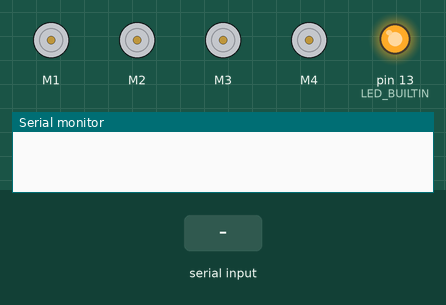
Recording of a program running on a simulated Arduino Uno, built with avr-gcc and run on an emulated ATmega328P. Shown: 4 × DC motor (green arrow = forward, orange = backward, longer = faster), output pins drawn as LEDs (lit = HIGH), the last lines printed to the serial monitor. The test bench sets the inputs (shaded band).

Above: at 0.01 s.
At 1.6 s:
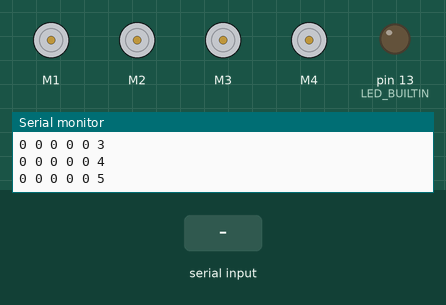
1.7 s: "<0>" received over Serial
Timing chart, 0 to 4.7 s (numbered marks = the images above; inputs shaded):
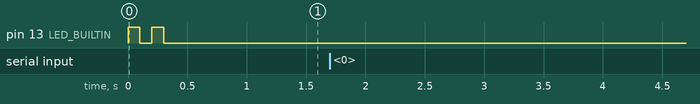

The program:

main.cpp
```cpp
#include "Arduino.h"
#include <AFMotor.h>

AF_DCMotor motor1(1, MOTOR12_1KHZ);
AF_DCMotor motor2(2, MOTOR12_1KHZ);
AF_DCMotor motor3(3, MOTOR34_1KHZ);
AF_DCMotor motor4(4, MOTOR34_1KHZ);

int motor1Speed = 0;
int motor2Speed = 0;
int motor3Speed = 0;
int motor4Speed = 0;

int iter = 0;

int mapSpeed(int speed)
{

  int mapped = (speed / 100.0F) * 255;
  if (mapped > 255)
  {
    mapped = 255;
  }
  return mapped;
}

const byte numChars = 32;
char receivedChars[numChars];

boolean newData = false;

void recvWithStartEndMarkers()
{
  static boolean recvInProgress = false;
  static byte ndx = 0;
  char startMarker = '<';
  char endMarker = '>';
  char rc;

  while (Serial.available() > 0 && newData == false)
  {
    rc = Serial.read();

    if (recvInProgress == true)
    {
      if (rc != endMarker)
      {
        receivedChars[ndx] = rc;
        ndx++;
        if (ndx >= numChars)
        {
          ndx = numChars - 1;
        }
      }
      else
      {
        receivedChars[ndx] = '\0'; // terminate the string
        recvInProgress = false;
        ndx = 0;
        newData = true;
      }
    }

    else if (rc == startMarker)
    {
      recvInProgress = true;
    }
  }
}

void processInput()
{
  if (newData == true)
  {
    newData = false;
    char target = receivedChars[0];
    long speed = String(receivedChars).substring(1, String(receivedChars).length()).toInt();
    speed = mapSpeed(speed);
    switch (target)
    {
      // All fans
    case '0':
      motor1Speed = motor2Speed = motor3Speed = motor4Speed = speed;
      motor1.setSpeed(speed);
      motor2.setSpeed(speed);
      motor3.setSpeed(speed);
      motor4.setSpeed(speed);
      motor1.run(FORWARD);
      motor2.run(FORWARD);
      motor3.run(FORWARD);
      motor4.run(FORWARD);
      break;
    case '1':
      motor1Speed = speed;
      motor1.setSpeed(speed);
      motor1.run(FORWARD);

      break;
    case '2':
      motor2Speed = speed;
      motor2.setSpeed(speed);
      motor2.run(FORWARD);

      break;
    case '3':
      motor3Speed = speed;
      motor3.setSpeed(speed);
      motor3.run(FORWARD);

      break;
    case '4':
      motor4Speed = speed;
      motor4.setSpeed(speed);
      motor4.run(FORWARD);

      break;
    default:
      motor1Speed = motor2Speed = motor3Speed = motor4Speed = 0;
      motor1.setSpeed(0);
      motor2.setSpeed(0);
      motor3.setSpeed(0);
      motor4.setSpeed(0);
      motor1.run(RELEASE);
      motor2.run(RELEASE);
      motor3.run(RELEASE);
      motor4.run(RELEASE);

      break;
    }
  }
}

void setup()
{
  // blink led 10 times
  for (int i = 0; i < 2; i++)
  {
    pinMode(LED_BUILTIN, OUTPUT);
    digitalWrite(LED_BUILTIN, HIGH);
    delay(100);
    digitalWrite(LED_BUILTIN, LOW);
    delay(100);
  }
  Serial.begin(115200);
}

void loop()
{
  if (iter > 1000)
  {
    iter = 0;
  }
  iter++;
  recvWithStartEndMarkers();
  processInput();
  // every 250ms send the motor speeds, space seperated
  Serial.print(motor1Speed);
  Serial.print(" ");
  Serial.print(motor2Speed);
  Serial.print(" ");
  Serial.print(motor3Speed);
  Serial.print(" ");
  Serial.print(motor4Speed);
  Serial.print(" ");
  Serial.print(round((motor1Speed + motor2Speed + motor3Speed + motor4Speed) / 4.0F));
  Serial.print(" ");
  Serial.print(iter);
  Serial.println();
  delay(250);
}
```
